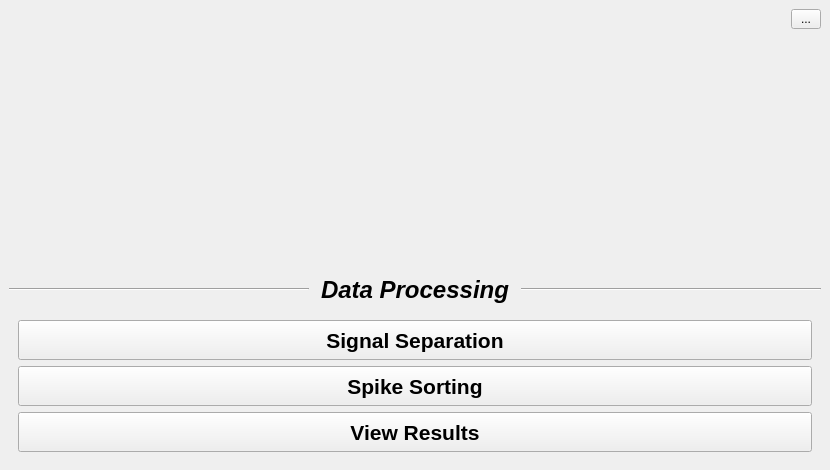
<?xml version="1.0" encoding="UTF-8"?>
<ui version="4.0">
 <class>ParusDatWindow</class>
 <widget class="QMainWindow" name="ParusDatWindow">
  <property name="geometry">
   <rect>
    <x>0</x>
    <y>0</y>
    <width>830</width>
    <height>470</height>
   </rect>
  </property>
  <property name="minimumSize">
   <size>
    <width>830</width>
    <height>470</height>
   </size>
  </property>
  <property name="maximumSize">
   <size>
    <width>830</width>
    <height>470</height>
   </size>
  </property>
  <property name="windowTitle">
   <string>Parus Data Pipeline</string>
  </property>
  <widget class="QWidget" name="centralWidget">
   <layout class="QVBoxLayout" name="centralLayout" stretch="0,1,0,0">
    <item>
     <layout class="QHBoxLayout" name="settingLayout">
      <property name="spacing">
       <number>0</number>
      </property>
      <item>
       <spacer name="settingSpacer">
        <property name="orientation">
         <enum>Qt::Orientation::Horizontal</enum>
        </property>
        <property name="sizeHint" stdset="0">
         <size>
          <width>40</width>
          <height>20</height>
         </size>
        </property>
       </spacer>
      </item>
      <item>
       <widget class="QToolButton" name="settingButton">
        <property name="minimumSize">
         <size>
          <width>30</width>
          <height>20</height>
         </size>
        </property>
        <property name="maximumSize">
         <size>
          <width>30</width>
          <height>20</height>
         </size>
        </property>
        <property name="text">
         <string>...</string>
        </property>
       </widget>
      </item>
     </layout>
    </item>
    <item>
     <widget class="QFrame" name="logoFrame">
      <property name="minimumSize">
       <size>
        <width>540</width>
        <height>150</height>
       </size>
      </property>
      <property name="frameShape">
       <enum>QFrame::Shape::NoFrame</enum>
      </property>
      <property name="frameShadow">
       <enum>QFrame::Shadow::Plain</enum>
      </property>
      <layout class="QVBoxLayout" name="logoLayout">
       <property name="spacing">
        <number>0</number>
       </property>
       <property name="leftMargin">
        <number>0</number>
       </property>
       <property name="topMargin">
        <number>0</number>
       </property>
       <property name="rightMargin">
        <number>0</number>
       </property>
       <property name="bottomMargin">
        <number>0</number>
       </property>
      </layout>
     </widget>
    </item>
    <item>
     <layout class="QHBoxLayout" name="titleLayout" stretch="1,0,1">
      <item>
       <widget class="Line" name="titleLineL">
        <property name="minimumSize">
         <size>
          <width>100</width>
          <height>0</height>
         </size>
        </property>
        <property name="frameShadow">
         <enum>QFrame::Shadow::Sunken</enum>
        </property>
        <property name="orientation">
         <enum>Qt::Orientation::Horizontal</enum>
        </property>
       </widget>
      </item>
      <item>
       <widget class="QLabel" name="titleLabel">
        <property name="minimumSize">
         <size>
          <width>200</width>
          <height>30</height>
         </size>
        </property>
        <property name="maximumSize">
         <size>
          <width>16777215</width>
          <height>30</height>
         </size>
        </property>
        <property name="font">
         <font>
          <pointsize>18</pointsize>
          <italic>true</italic>
          <bold>true</bold>
         </font>
        </property>
        <property name="text">
         <string>Data Processing</string>
        </property>
        <property name="alignment">
         <set>Qt::AlignmentFlag::AlignCenter</set>
        </property>
       </widget>
      </item>
      <item>
       <widget class="Line" name="titleLineR">
        <property name="minimumSize">
         <size>
          <width>100</width>
          <height>0</height>
         </size>
        </property>
        <property name="frameShadow">
         <enum>QFrame::Shadow::Sunken</enum>
        </property>
        <property name="orientation">
         <enum>Qt::Orientation::Horizontal</enum>
        </property>
       </widget>
      </item>
     </layout>
    </item>
    <item>
     <widget class="QFrame" name="ctrlFrame">
      <property name="frameShape">
       <enum>QFrame::Shape::NoFrame</enum>
      </property>
      <property name="frameShadow">
       <enum>QFrame::Shadow::Plain</enum>
      </property>
      <layout class="QVBoxLayout" name="ctrlLayout">
       <item>
        <widget class="QPushButton" name="modInfButton">
         <property name="minimumSize">
          <size>
           <width>300</width>
           <height>40</height>
          </size>
         </property>
         <property name="maximumSize">
          <size>
           <width>16777215</width>
           <height>40</height>
          </size>
         </property>
         <property name="font">
          <font>
           <pointsize>16</pointsize>
           <bold>true</bold>
          </font>
         </property>
         <property name="text">
          <string>Signal Separation</string>
         </property>
        </widget>
       </item>
       <item>
        <widget class="QPushButton" name="spkSrtButton">
         <property name="minimumSize">
          <size>
           <width>300</width>
           <height>40</height>
          </size>
         </property>
         <property name="maximumSize">
          <size>
           <width>16777215</width>
           <height>40</height>
          </size>
         </property>
         <property name="font">
          <font>
           <pointsize>16</pointsize>
           <bold>true</bold>
          </font>
         </property>
         <property name="text">
          <string>Spike Sorting</string>
         </property>
        </widget>
       </item>
       <item>
        <widget class="QPushButton" name="resVerButton">
         <property name="minimumSize">
          <size>
           <width>300</width>
           <height>40</height>
          </size>
         </property>
         <property name="maximumSize">
          <size>
           <width>16777215</width>
           <height>40</height>
          </size>
         </property>
         <property name="font">
          <font>
           <pointsize>16</pointsize>
           <bold>true</bold>
          </font>
         </property>
         <property name="text">
          <string>View Results</string>
         </property>
        </widget>
       </item>
      </layout>
     </widget>
    </item>
   </layout>
  </widget>
 </widget>
 <resources/>
 <connections/>
</ui>
